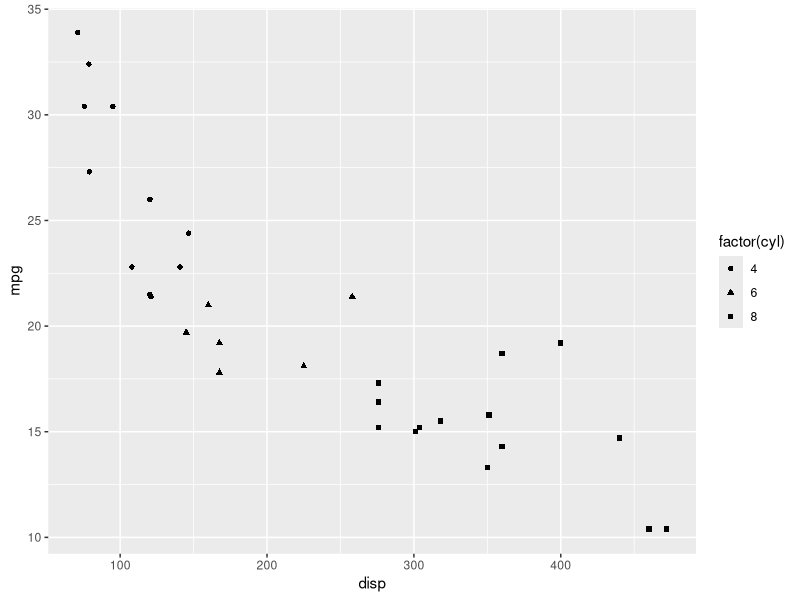
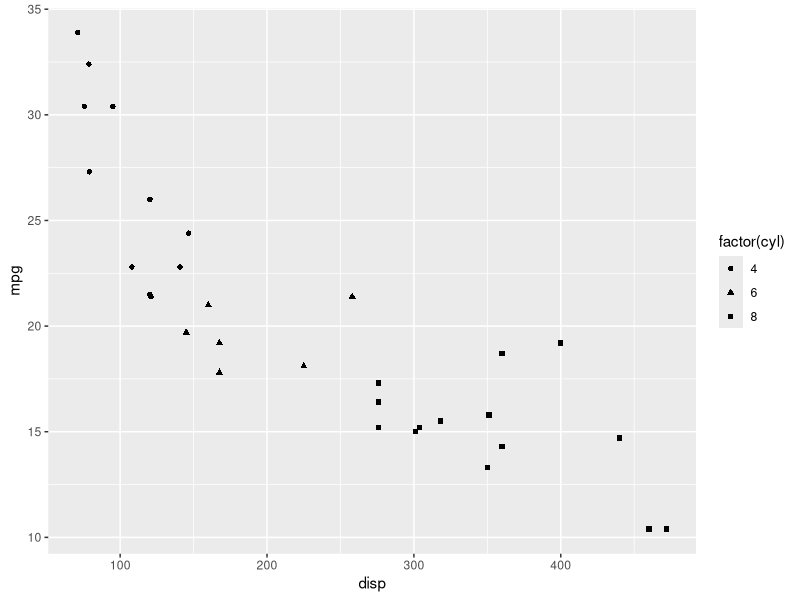
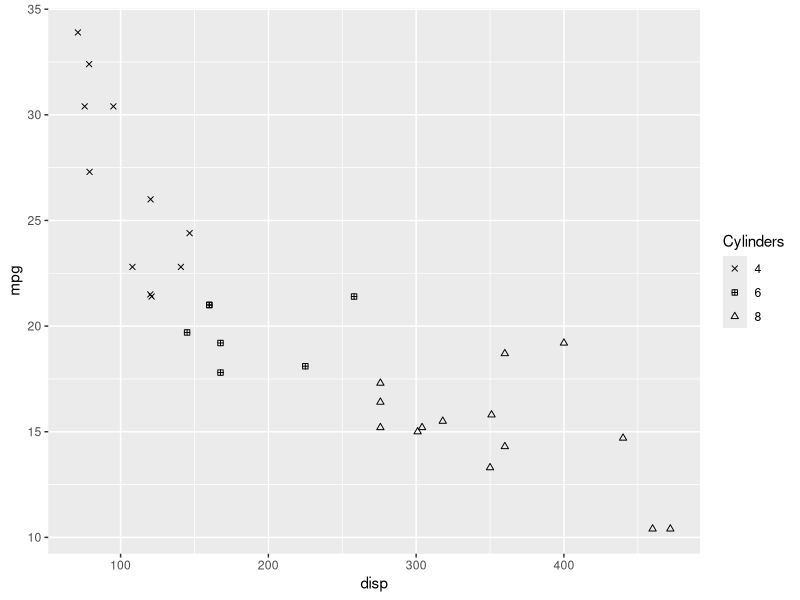
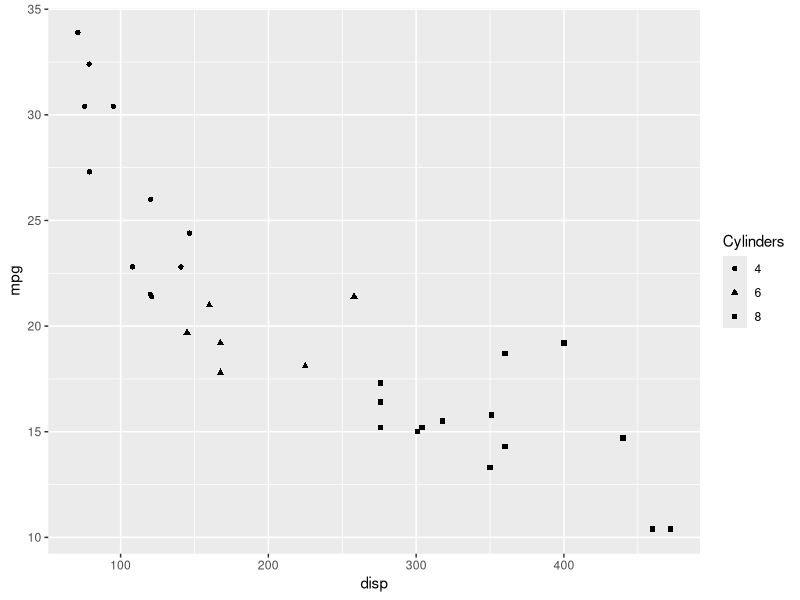
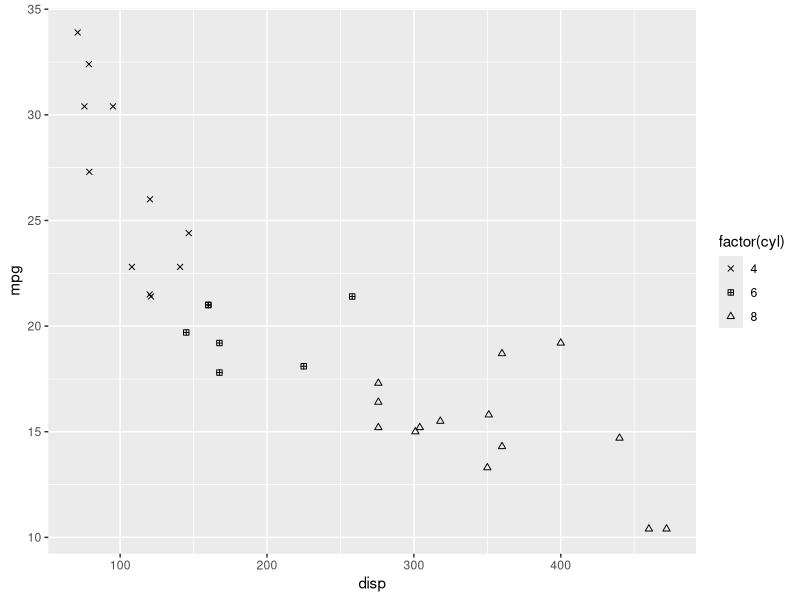
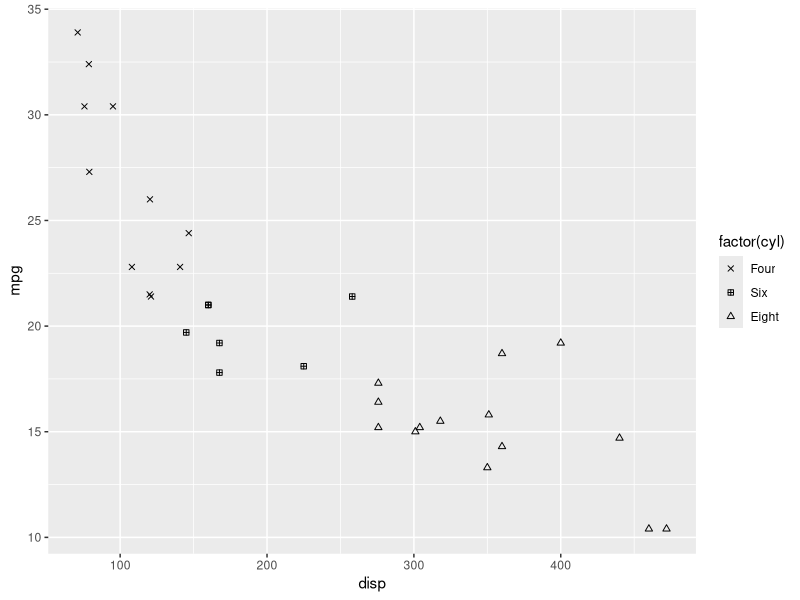
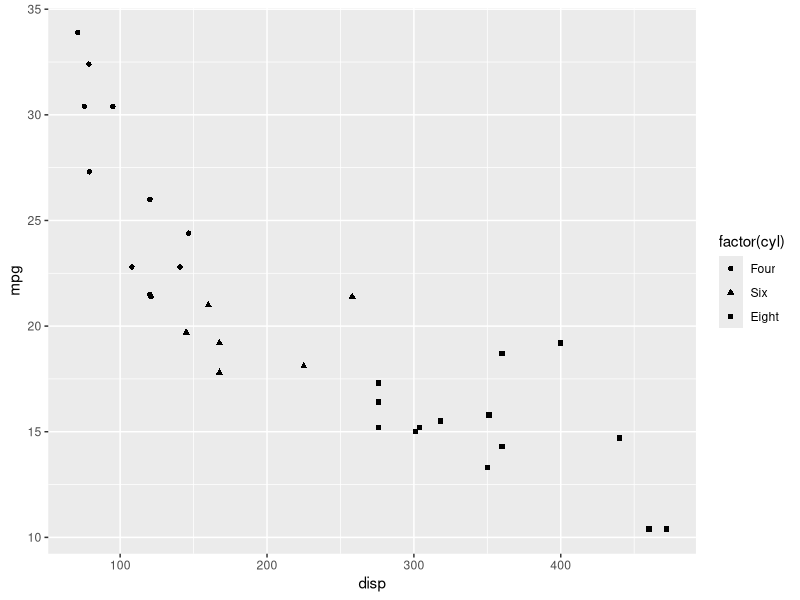
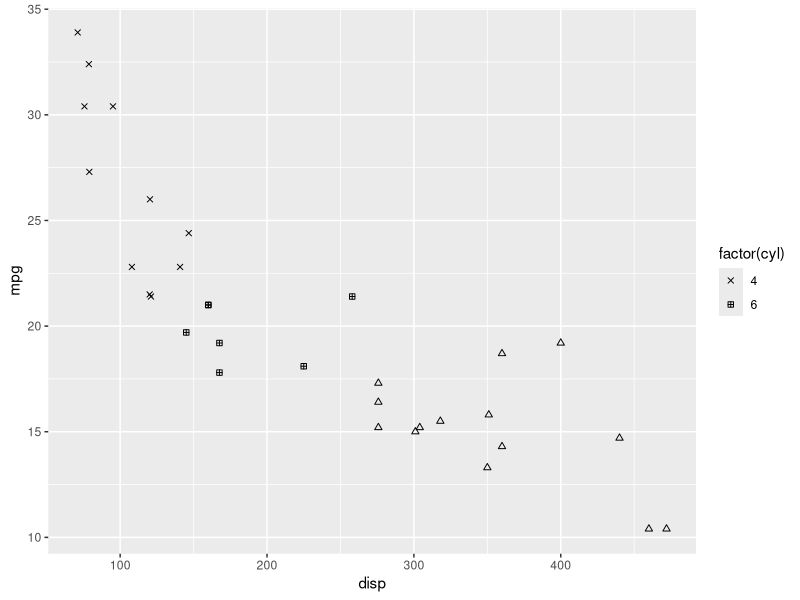

Here is the R script that generated these plots, in order:
## ---- chunk 1
library(ggplot2)
library(readr)
## ---- chunk 2
ggplot(mtcars) +
  geom_point(aes(disp, mpg, shape = factor(cyl)))
## ---- chunk 3
ggplot(mtcars) +
  geom_point(aes(disp, mpg, shape = factor(cyl))) +
  scale_shape()
## ---- chunk 4
ggplot(mtcars) +
  geom_point(aes(disp, mpg, shape = factor(cyl))) +
  scale_shape_manual(name = "Cylinders",values = c(4, 12, 24))
## ---- chunk 5
ggplot(mtcars) +
  geom_point(aes(disp, mpg, shape = factor(cyl))) +
  scale_shape(name = 'Cylinders')
## ---- chunk 6
ggplot(mtcars) +
  geom_point(aes(disp, mpg, shape = factor(cyl))) +
  scale_shape_manual(values = c(4, 12, 24))
## ---- chunk 7
ggplot(mtcars) +
  geom_point(aes(disp, mpg, shape = factor(cyl))) +
  scale_shape_manual(values = c(4, 12, 24), labels = c('Four', 'Six', 'Eight'))
## ---- chunk 8
ggplot(mtcars) +
  geom_point(aes(disp, mpg, shape = factor(cyl))) +
  scale_shape(labels = c('Four', 'Six', 'Eight'))
## ---- chunk 9
ggplot(mtcars) +
  geom_point(aes(disp, mpg, shape = factor(cyl))) +
  scale_shape_manual(values = c(4, 12, 24), limits = c(4, 6, 8))
## ---- chunk 10
ggplot(mtcars) +
  geom_point(aes(disp, mpg, shape = factor(cyl))) +
  scale_shape(limits = c(4, 6, 8))
## ---- chunk 11
ggplot(mtcars) +
  geom_point(aes(disp, mpg, shape = factor(cyl))) +
  scale_shape_manual(values = c(4, 12, 24), breaks = c(4, 6, 8))
## ---- chunk 12
ggplot(mtcars) +
  geom_point(aes(disp, mpg, shape = factor(cyl))) +
  scale_shape(breaks = c(4, 6, 8))
## ---- chunk 13
ggplot(mtcars) +
  geom_point(aes(disp, mpg, shape = factor(cyl))) +
  scale_shape(solid = FALSE)
## ---- chunk 14
ggplot(mtcars) +
  geom_point(aes(disp, mpg, shape = factor(cyl))) +
  scale_shape_manual(name = "Cylinders", labels = c('Four', 'Six', 'Eight'),  
     values = c(4, 12, 24), limits = c(4, 6, 8), breaks = c(4, 6, 8))
## ---- chunk 15
ggplot(mtcars) +
  geom_point(aes(disp, mpg, shape = factor(cyl))) +
  scale_shape(solid = FALSE, name = 'Cylinders', limits = c(4, 6, 8),
    labels = c('Four', 'Six', 'Eight'), breaks = c(4, 6, 8))
